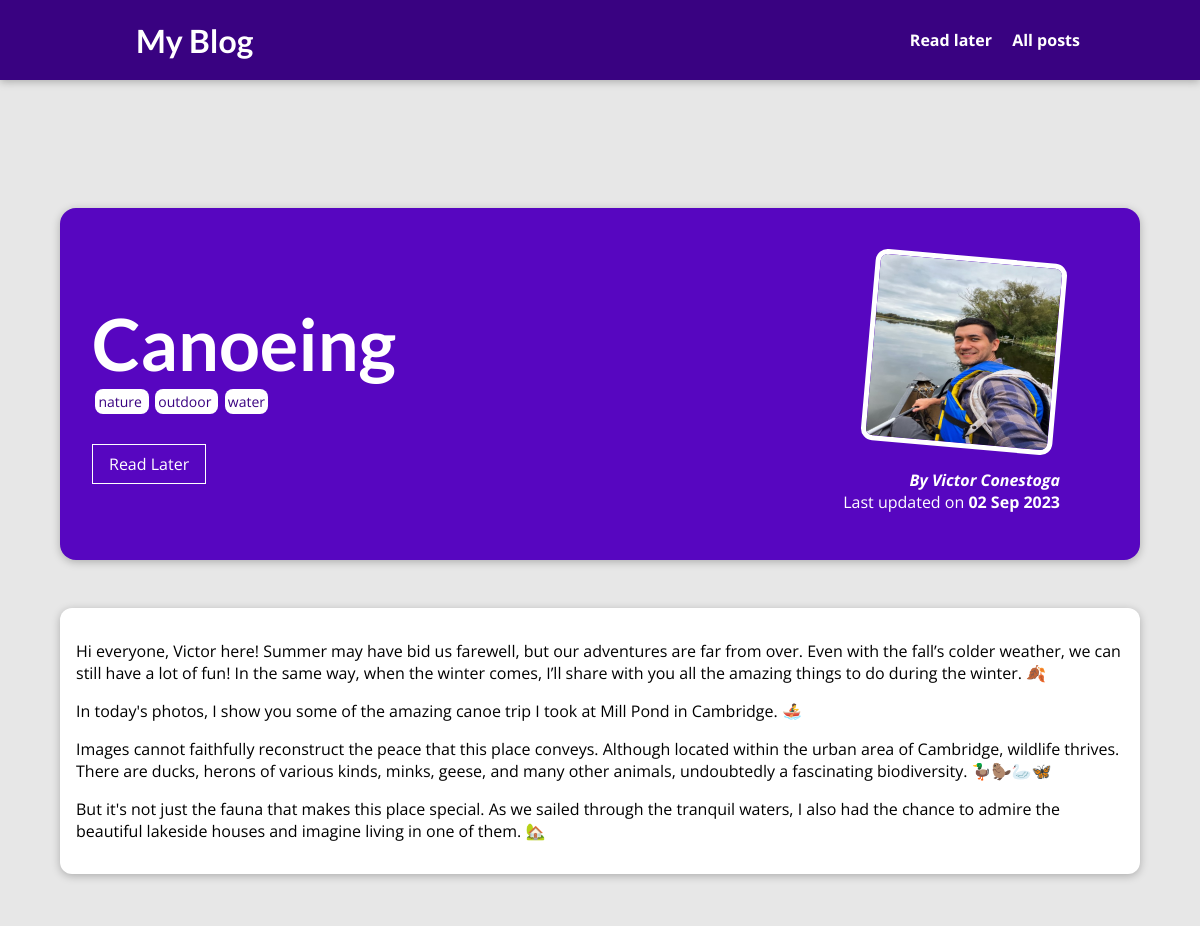
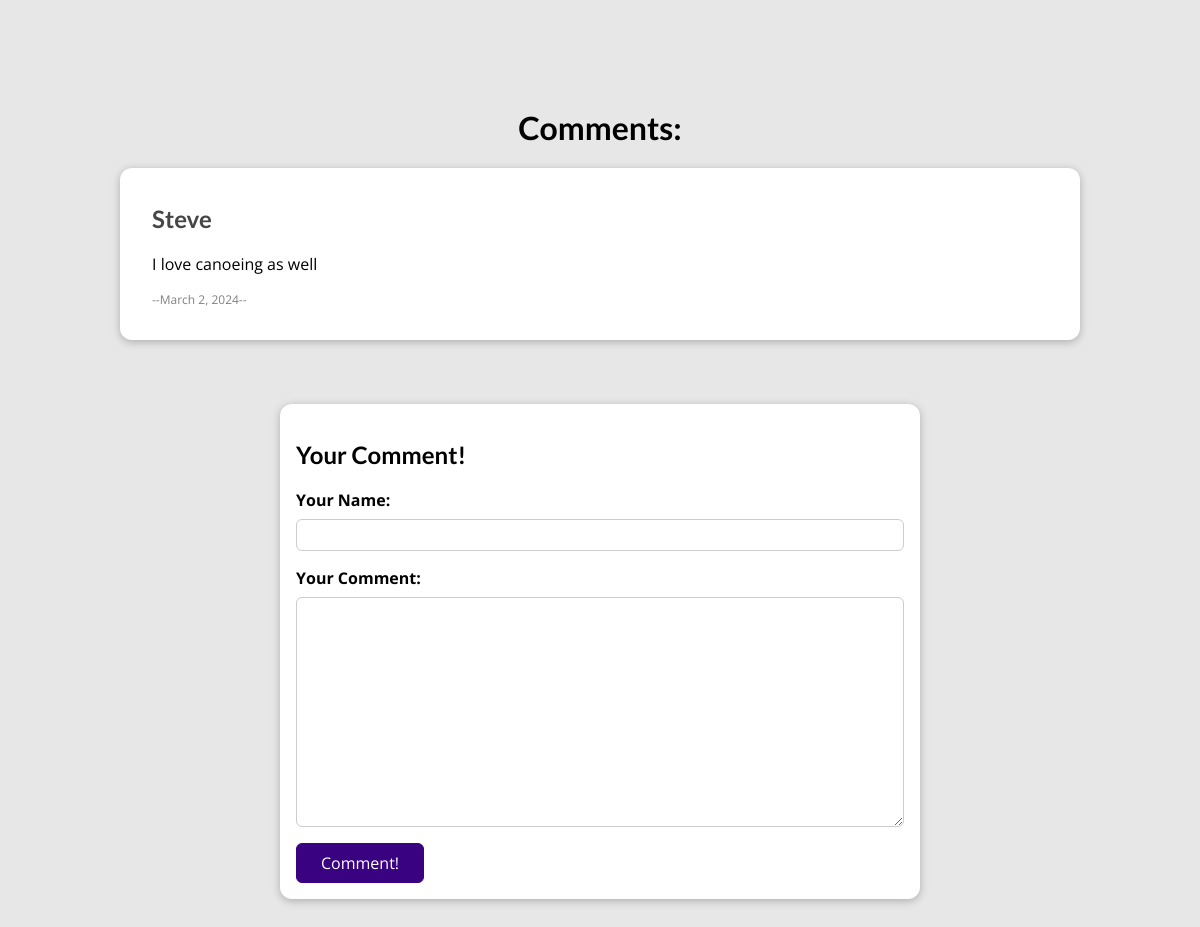
Page /posts/canoeing on the committed database (2 pictures, top to bottom).
### blog/models.py (models this page shows, shortened)
class Post(models.Model):
    author = models.ForeignKey(
        Author, on_delete=models.SET_NULL, null=True, related_name="posts")
    title = models.CharField(max_length=50)
    date = models.DateTimeField()
    image = models.ImageField(
        upload_to="images", height_field=None, width_field=None, max_length=100)
    excerpt = models.CharField(max_length=150)
    tag = models.ManyToManyField(Tag, blank=True, db_index=True)
    content = models.TextField()
    slug = models.SlugField(unique=True, db_index=True)

class Tag(models.Model):
    name = models.SlugField(max_length=50)

class Author(models.Model):
    first_name = models.CharField(max_length=20)
    last_name = models.CharField(max_length=20)
    email = models.EmailField(max_length=50)
    adress = models.CharField(max_length=50)
    def full_name(self):
        return f"{self.first_name} {self.last_name} "
    def __str__(self):
        return self.full_name()

class Commentary(models.Model):
    author = models.CharField(max_length=20)
    date = models.DateField(auto_now_add=True)
    content = models.TextField(max_length=150)
    post = models.ForeignKey(
        Post, on_delete=models.SET_NULL, null=True, related_name="comments")

### blog/views.py (the view, shortened to what this page needs)
# urls.py: path("posts/<slug>", views.BlogPostView.as_view(), name = 'blog-post'),
class BlogPostView(View):
    def is_stored_post(self, request, post_id):
        stored_posts = request.session.get("stored_posts")
        if stored_posts is not None:
            is_saved_for_later =  post_id in stored_posts
        else:
            is_saved_for_later = False
        return is_saved_for_later
    def get(self, request, slug):
        identified_post = Post.objects.get(slug = slug) #if you want the 404 error: "get_object_or_404(Post,slug=slug)" need to import it
        all_comments = Commentary.objects.filter(post = identified_post).order_by("-date")
        context = {
            'post': identified_post,
            'tags': identified_post.tag.all(),
            "comment" : CommentForm(),
            "all_comments": all_comments,
            "is_saved_for_later": self.is_stored_post(request, identified_post.id),
        }
        return render (request, 'blog/blog_post.html',context)

### blog/forms.py
class CommentForm(ModelForm):
    class Meta:
        model = Commentary
        exclude = ["post","date"]
        labels = {
            "author": "Your Name",
            "content": "Your Comment",
        }
        error_messages = {
            "author": {
                "required": "You must enter a name",
                "max_lenght": "Please enter a shorter name",
            },
            "content": {
                "required": "You must enter a comment",
                "max_lenght": "Please enter a shorter comment",
            },
        }

### blog/templates/blog/blog_post.html (shortened to what this page needs)
{% extends 'layout.html' %}
{% load static %}
{% block css_file %}
<link rel="stylesheet" href="{% static 'blog/blog_post.css' %}">
{% endblock css_file %}
{% block content %}
<section id='summary'>
    <h2>{{post.title}}</h2>
    <div>
        {% for tag in tags %}
            <span class="tag"> {{ tag.name }} </span>
        {% endfor %}
    </div>
<div id="read-later">
    <form action="{% url "read-later" %}" method="POST">
        <button>
            {%if is_saved_for_later%}
            Remove from Read Later
            {%else%}
            Read Later
            {%endif%}
        </button>
    </form>
</div>
    <article>
        <img src="{{post.image.url}}" alt="{{post.title}}">
        <address>By <a href="mailto:{{post.author.email}}">{{post.author|title}}</a></address>
        <div id="last-updated">
            Last updated on <time> {{post.date|date:"d M Y"}}</time>
        </div>
    </article>
</section>
<main>
    {{post.content|linebreaks}}
</main>
<h1 id="comments-header">Comments:</h1>
<section id = "comments">
    <ul>
        {%for comment in all_comments%}
            <li>
                <h2>{{comment.author|title}}</h2>
                <p>{{comment.content|linebreaks}}</p>
                <p style="font-size:12px;color:grey;">--{{comment.date}}--</p>
            </li>
        {%endfor%}
    </ul>
</section>
<section id="comment-form">
    <h2>Your Comment!</h2>
    <form action="{% url 'blog-post' post.slug%}" method="POST">
        {% for field in comment%}
            <div class="form-control {% if field.errors %}invalid{% endif %}">
                {{field.label_tag}}
                {{field}}
            </div>
        {%endfor%}
        <button type="submit">Comment!</button>
    </form>
</section>
{% endblock content %}

### static/global.css (style rules this page uses)
* { box-sizing: border-box; }
html { font-family: 'Open Sans', 'Lato', sans-serif; }
body { margin: 0; }
h1, h2, h3 { font-family: 'Lato', sans-serif; font-weight: bold; }

### blog/static/blog/blog_post.css (style rules this page uses)
body { background-color: #e7e7e7; }
#summary { margin: 8rem auto 3rem auto; padding: 2rem; width: 90%; max-width: 90rem; border-radius: 16px; background-color: #5706c0; position: relative; box-shadow: 0 2px 8px rgba(0, 0, 0, 0.25); height: 22rem; }
#comments-header { text-align:center; margin-top:10rem }
#summary h2 { color: white; font-size: 4.5rem; margin-bottom: 0.25rem; }
#summary article { position: absolute; top: 2rem; right: 3rem; padding: 1rem 2rem; border-radius: 12px; text-align: right; color: white; }
#summary article img { width: 12rem; height: 12rem; border-radius: 12px; transform: rotateZ(5deg); border: 5px solid white; margin-bottom: 1rem; }
#summary address { font-weight: bold; }
#summary a { color: white; text-decoration: none; }
#summary time { font-weight: bold; }
main { width: 90%; max-width: 90rem; margin: 3rem auto; background-color: white; padding: 1rem; border-radius: 12px; box-shadow: 0 2px 8px rgba(0, 0, 0, 0.25); }
.tag { background-color: white; color: #390281; padding: 0.2rem; border-radius: 8px; margin: 0 0.2rem; font-size: 14px; }
#read-later { margin: 2rem 0; }
#read-later button { background-color: transparent; border: 1px solid white; padding: 0.5rem 1rem; font: inherit; color:white; cursor: pointer; }
#comment-form { margin: 3rem auto; width: 90%; max-width: 40rem; border-radius: 12px; background-color: white; box-shadow: 0 2px 8px rgba(0, 0, 0, 0.25); padding: 1rem; }
#comment-form button { font: inherit; background-color: #390281; color: white; border: 1px solid #390281; padding: 0.5rem 1.5rem; border-radius: 6px; cursor: pointer; }
.form-control { margin-bottom: 1rem; }
.form-control label { font-weight: bold; margin-bottom: 0.5rem; display: block; }
.form-control input, .form-control textarea { display: block; width: 100%; font: inherit; padding: 0.25rem; border-radius: 6px; border: 1px solid #ccc; }
#comments { margin: 1rem auto 4rem auto; width: 90%; max-width: 60rem; border-radius: 12px; background-color: white; box-shadow: 0 2px 8px rgba(0, 0, 0, 0.25); padding: 1rem 2rem; }
#comments ul { list-style: none; margin: 0; padding: 0; }
#comments li { margin-bottom: 1rem; border-bottom: 2px solid #ccc; }
#comments li:last-of-type { border-bottom: none; }
#comments h2 { color: #464646; }

### rows in the picture
Post: title "Canoeing", image (picture), author "Victor Conestoga", date "02 Sep 2023", content "Hi everyone, Victor here! Summer may have bid us farewell, but our adventures are far from over. Even with the fall’s colder weather, we can still have a lot of fun! In the same way, when the winter comes, I’ll share with you all the amazing things to do during the winter. 🍂 In today's photos, I show you some of the amazing canoe trip I took at Mill Pond in Cambridge. 🚣‍♂️ Images cannot faithfully reconstruct the peace that this place conveys. Although located within the urban area of Cambridge, wildlife thrives. There are ducks, herons of various kinds, minks, geese, and many other animals, undoubtedly a fascinating biodiversity. 🦆🦫🦢🦋 But it's not just the fauna that makes this place…"
Tag: name "nature"
Tag: name "outdoor"
Tag: name "water"
Commentary: author "Steve", content "I love canoeing as well", date "March 2, 2024"

### other values in the picture
{{ field.label_tag }} "Your Name:" "Your Comment:"
